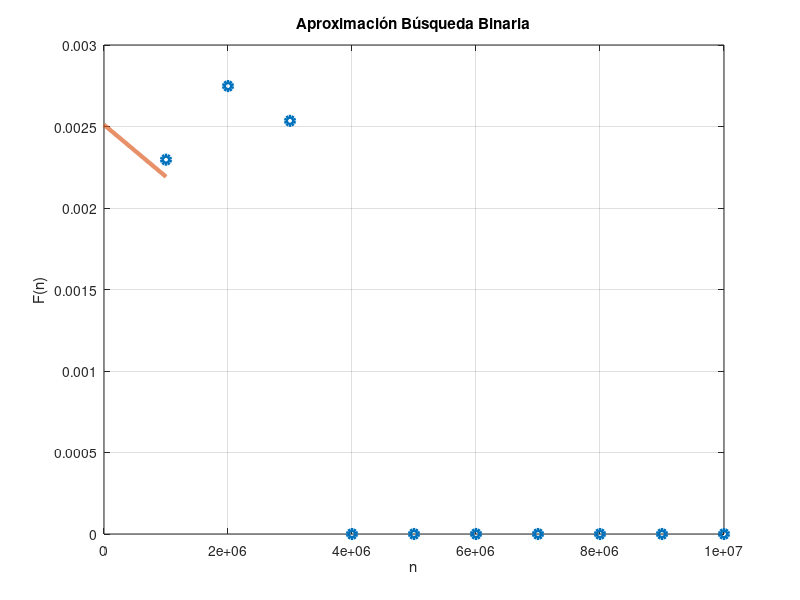

The MATLAB source for this figure:
clc
close all
x=[1000000
2000000
3000000
4000000
5000000
6000000
7000000
8000000
9000000
10000000
];

y=[0.00229633
0.00274806
0.00253474
2.81082E-09
2.69787E-09
2.93628E-09
2.78572E-09
2.64767E-09
3.13707E-09
4.21622E-09
];

n=1; 				%%GRADO DEL POLINOMIO DE AJUSTE
p=polyfit(x,y,n)	%%FUNCION QUE REALIZA EL AJUSTE POLINOMIAL

%%SE CREA UN ESPACIO PARA REALIZAR UNA GRAFICA EN 
%%DONDE SE COMPARA LA CURVA AJUSTADA CONTRA LOS 
%%VALORES EXPERIMENTALES
xi=linspace(0,1000000,1000);     %%ESPACIO DE PUNTOS PARA Xi
z=polyval(p,xi);				%%EVALUACION DEL POLINOMIO P EN EL ESPACIO Xi

%%SE REALIZA LA FIGURA CORRESPONDIENTE
aux = figure(1);
plot(x,y,'o',"linewidth", 3,xi,z,'-',"linewidth", 3),grid;
ylabel('F(n)');
xlabel('n');
title('Aproximación Búsqueda Binaria');

%% print(aux, "plot.jpg", "-djpg");